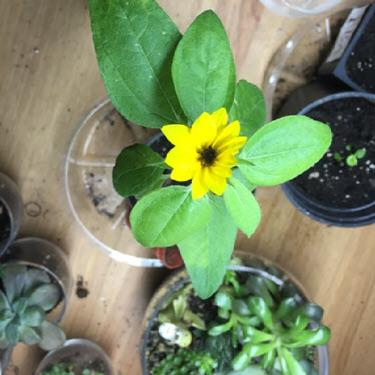
#> input picture Deep_Learning/data/sunflower.jpg, 375 x 375 px
$ jupyter execute Example_1.ipynb
#> lines starting #> are read from the running program, lines starting #| are printed output that depends on the picture
# Experiment with Simple Convolutions

[cell 1]
import matplotlib.pyplot as plt
import cv2 as cv
import numpy as np
from scipy import signal

[cell 2]
sun_flower = cv.imread("../data/sunflower.jpg")
#> sun_flower is the input picture: shape (375, 375, 3); mean B, G, R 100.7, 139.2, 123.1
sun_flower = cv.cvtColor(sun_flower, cv.COLOR_BGR2RGB)

plt.figure()
plt.imshow(sun_flower)
plt.axis("off")
plt.show()

An RGB image has three channels. To perform convolutions, we need a two-dimensional matrix. We can extract all rows and columns of one of the channels using the colon (:) operator.

[cell 3]
red_sun_flower = sun_flower[:, :, 0]
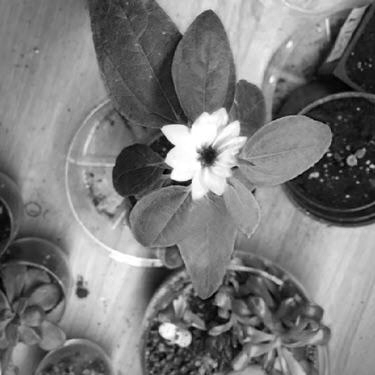
#> red_sun_flower: shape (375, 375); min 0, max 255, mean 123.1

plt.figure()
plt.imshow(red_sun_flower, cmap='gray')
plt.axis("off")
plt.show()

We will be using a 3-by-3 matrix called a kernel to filter our image. One of the simplest kernels is the identity kernel. At every pixel, a convolution using the identity kernel will return the same pixel. The resulting image is therefore the same as the original.

[cell 4]
identity_k = np.array([[0, 0, 0],
                       [0, 1, 0],
                       [0, 0, 0],])
identity_k

We can use our kernel with the [convolve2d()](https://docs.scipy.org/doc/scipy/reference/generated/scipy.signal.convolve2d.html#scipy-signal-convolve2d) function to apply a filter to an image.

[cell 5]
identity_conv = signal.convolve2d(red_sun_flower, identity_k)
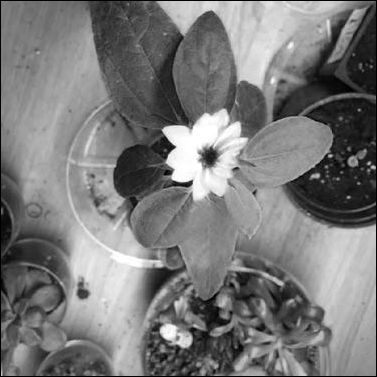
#> identity_conv: shape (377, 377) int64; min 0, max 255, mean 121.8

[cell 6]
plt.figure()
plt.imshow(identity_conv, cmap='gray')
plt.title("Identity kernel")
plt.axis("off")
plt.show()

As expected, the image identity_conv is the same as red_sun_flower. Using different kernels will have a different effect on our image. We can use the following kernel to blur an image.

[cell 7]
blur_k = 1/9 * np.ones((3, 3))
blur_k

[cell 8]
blur_conv = signal.convolve2d(red_sun_flower, blur_k)

plt.figure()
plt.imshow(blur_conv, cmap='gray')
plt.title("Blur kernel")
plt.axis("off")
plt.show()

Edges are often found as features in early layers of a CNN. We can peform simple edge detection with the following kernel.

[cell 9]
edge_k = np.array([[0, 1, 0],
                   [1, -4, 1],
                   [0, 1, 0]])
edge_k

[cell 10]
edge_conv = signal.convolve2d(red_sun_flower, edge_k)
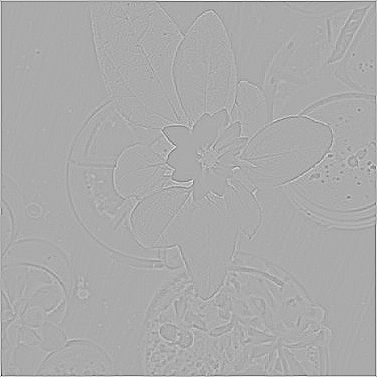
#> edge_conv: shape (377, 377) int64; min -466, max 229, mean 0; drawn with min black and max white

plt.figure()
plt.imshow(edge_conv, cmap='gray')
plt.title("Edge kernel")
plt.axis("off")
plt.show()

$ run again, with Deep_Learning/data/cat.jpg copied over Deep_Learning/data/sunflower.jpg
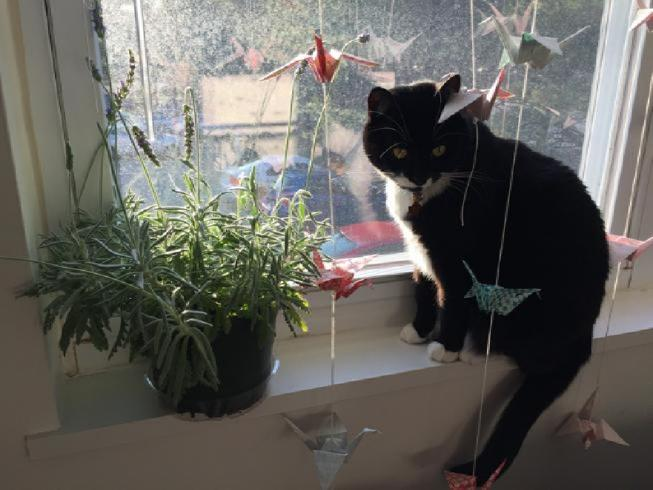
#> input picture Deep_Learning/data/cat.jpg, 653 x 490 px
#> sun_flower is the input picture: shape (490, 653, 3); mean B, G, R 92.7, 98.1, 99.9
#> `identity_conv = signal.convolve2d(red_sun_flower, identity_k)`:
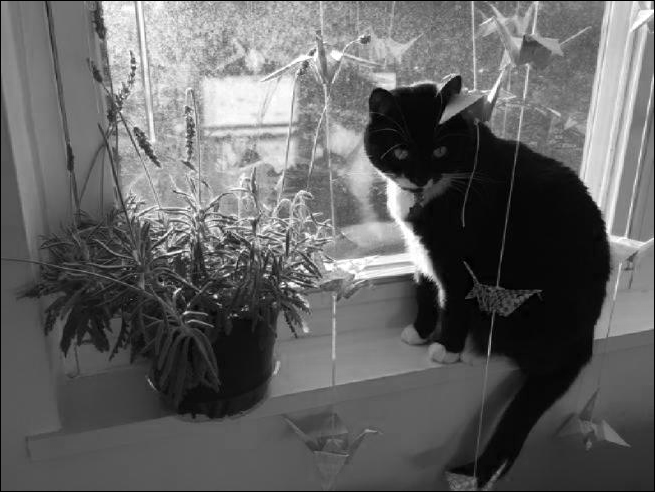
#> identity_conv: shape (492, 655) int64; min 0, max 255, mean 99.2
#> `edge_conv = signal.convolve2d(red_sun_flower, edge_k)`:
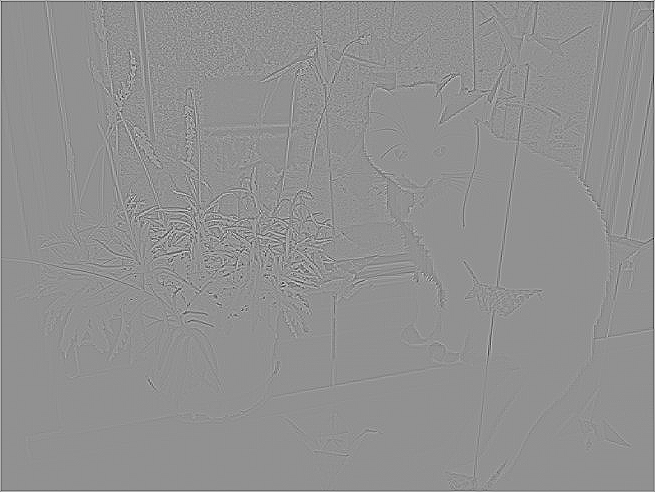
#> edge_conv: shape (492, 655) int64; min -356, max 269, mean 0; drawn with min black and max white

$ run again, with Deep_Learning/data/dog.jpg copied over Deep_Learning/data/sunflower.jpg
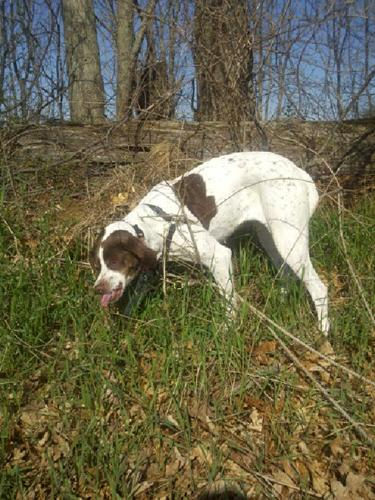
#> input picture Deep_Learning/data/dog.jpg, 375 x 500 px
#> sun_flower is the input picture: shape (500, 375, 3); mean B, G, R 76.2, 104.1, 108.6
#> `blur_conv = signal.convolve2d(red_sun_flower, blur_k)`:
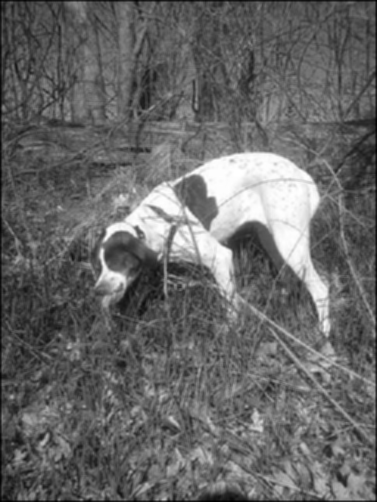
#> blur_conv: shape (502, 377) float64; min 6.78, max 255, mean 107.6; drawn with min black and max white
#> `edge_conv = signal.convolve2d(red_sun_flower, edge_k)`:
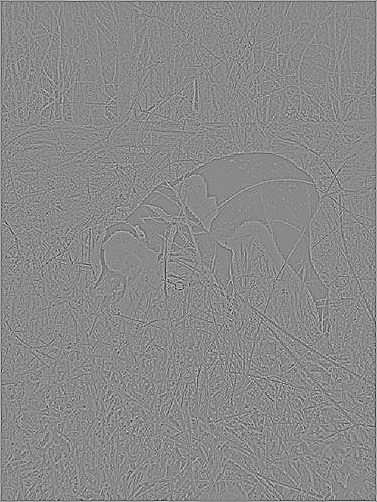
#> edge_conv: shape (502, 377) int64; min -319, max 270, mean 0; drawn with min black and max white
